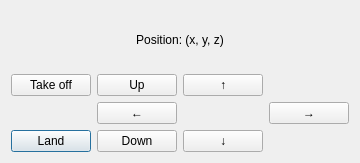
<?xml version="1.0" encoding="UTF-8"?>
<ui version="4.0">
 <class>CrazyflieControlModal</class>
 <widget class="QDialog" name="CrazyflieControlModal">
  <property name="geometry">
   <rect>
    <x>0</x>
    <y>0</y>
    <width>358</width>
    <height>163</height>
   </rect>
  </property>
  <property name="windowTitle">
   <string>Crazyflie Control</string>
  </property>
  <layout class="QVBoxLayout" name="verticalLayout">
   <item>
    <widget class="QLabel" name="position_label">
     <property name="text">
      <string>Position: (x, y, z)</string>
     </property>
     <property name="alignment">
      <set>Qt::AlignCenter</set>
     </property>
    </widget>
   </item>
   <item>
    <layout class="QGridLayout" name="gridLayout">
     <item row="2" column="0">
      <widget class="QPushButton" name="land_button">
       <property name="text">
        <string>Land</string>
       </property>
      </widget>
     </item>
     <item row="0" column="0">
      <widget class="QPushButton" name="takeoff_button">
       <property name="text">
        <string>Take off</string>
       </property>
      </widget>
     </item>
     <item row="0" column="2">
      <widget class="QPushButton" name="forward_button">
       <property name="text">
        <string>↑</string>
       </property>
      </widget>
     </item>
     <item row="1" column="1">
      <widget class="QPushButton" name="left_button">
       <property name="text">
        <string>←</string>
       </property>
      </widget>
     </item>
     <item row="2" column="2">
      <widget class="QPushButton" name="backward_button">
       <property name="text">
        <string>↓</string>
       </property>
      </widget>
     </item>
     <item row="1" column="3">
      <widget class="QPushButton" name="right_button">
       <property name="text">
        <string>→</string>
       </property>
      </widget>
     </item>
     <item row="2" column="1">
      <widget class="QPushButton" name="down_button">
       <property name="text">
        <string>Down</string>
       </property>
      </widget>
     </item>
     <item row="0" column="1">
      <widget class="QPushButton" name="up_button">
       <property name="text">
        <string>Up</string>
       </property>
      </widget>
     </item>
    </layout>
   </item>
  </layout>
 </widget>
 <resources/>
 <connections/>
</ui>
